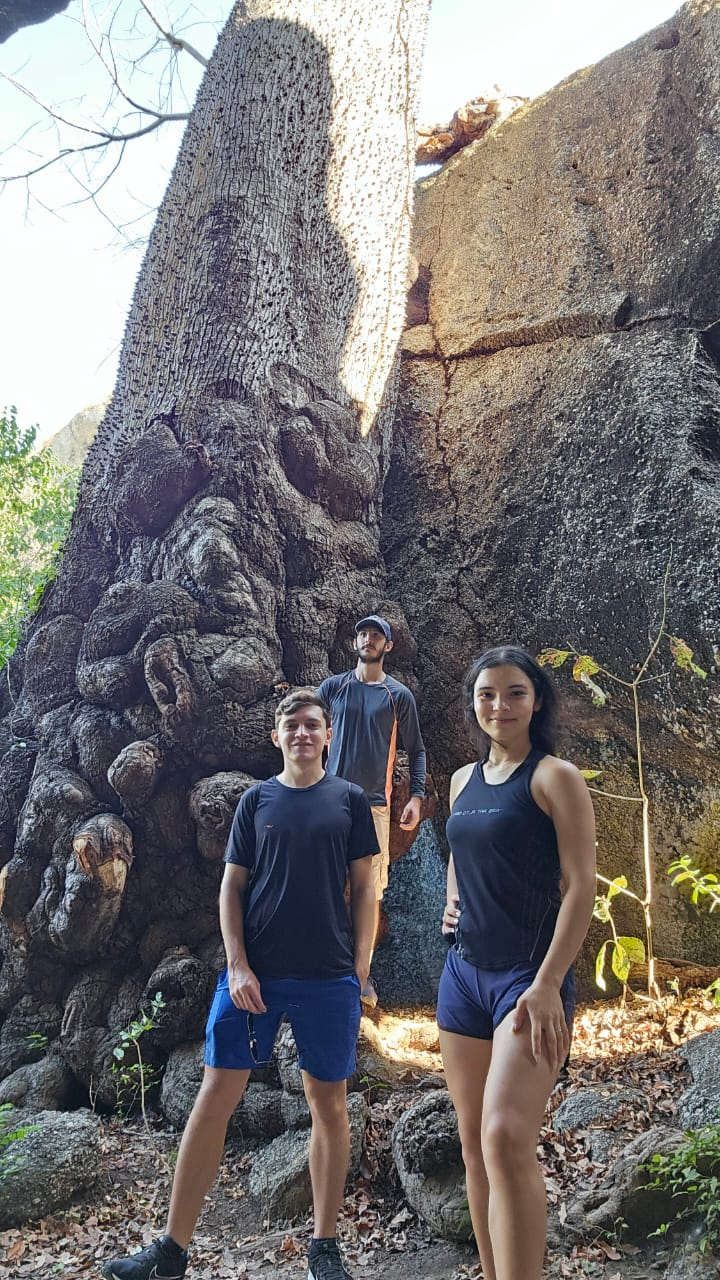
#> input picture face_recognition/imagem.jpeg, 720 x 1280 px
$ python mylab.py ../face_recognition/imagem.jpeg
#> lines starting #> are read from the running program, lines starting #| are printed output that depends on the picture; after the words box and inside, x2 and y2 are one past the last pixel; in counts of white or black regions, pixels touching at a corner belong together
import sys
import cv2
import numpy as np

filename = sys.argv[1]
im = cv2.imread(filename)
#> im is the input picture: shape (1280, 720, 3); mean B, G, R 114.6, 114.2, 116.9

if im is None:
    print(f"Error: Unable to load image {filename}")
    sys.exit(1)

im_hsv = cv2.cvtColor(im, cv2.COLOR_BGR2HSV)
#> im_hsv: shape (1280, 720, 3); mean H, S, V 80.4, 51.1, 126.1

lower_blue = np.array([94, 47, 0])
upper_blue = np.array([118, 255, 255])
lower_green = np.array([7, 50, 50])
upper_green = np.array([75, 255, 255])

center_x = im_hsv.shape[1] // 2
#> center_x = 360

right_side = im_hsv[:, center_x:]
#> right_side: shape (1280, 360, 3); mean H, S, V 62.2, 55.3, 125.1

left_side = im_hsv[:, :center_x]
#> left_side: shape (1280, 360, 3); mean H, S, V 98.6, 47, 127.1

mask_green_right = cv2.inRange(right_side, lower_green, upper_green)
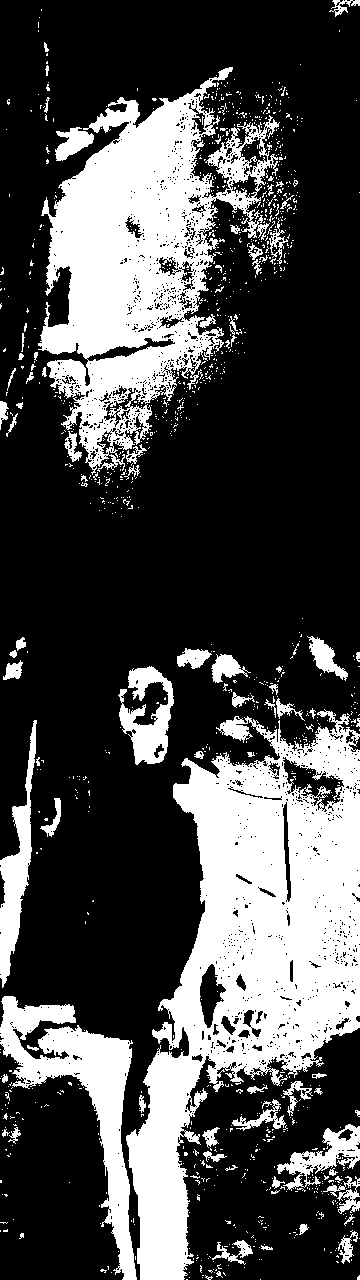
#> mask_green_right: shape (1280, 360); 29.2% white; 1139 white regions (1054 under 20 px), largest, box (x1, y1, x2, y2) and area: (126, 709, 360, 1280) 60693, (38, 67, 280, 475) 42507, (0, 996, 137, 1280) 11124
mask_blue_left = cv2.inRange(left_side, lower_blue, upper_blue)
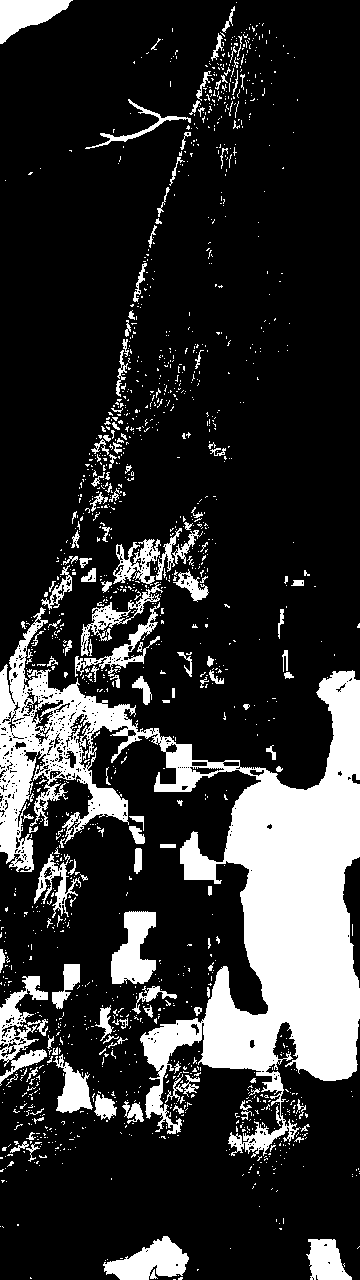
#> mask_blue_left: shape (1280, 360); 19% white; 1525 white regions (1378 under 20 px), largest, box (x1, y1, x2, y2) and area: (0, 607, 360, 1158) 57819, (103, 1236, 189, 1280) 2164, (111, 911, 156, 984) 2135

right_side[mask_green_right > 0, 0] = 118
#> right_side: shape (1280, 360, 3); mean H, S, V 92, 55.3, 125.1
left_side[mask_blue_left > 0, 0] = 75
#> left_side: shape (1280, 360, 3); mean H, S, V 91.7, 47, 127.1

im_hsv[:, center_x:] = right_side
#> im_hsv: shape (1280, 720, 3); mean H, S, V 91.8, 51.1, 126.1

im_hsv[:, :center_x] = left_side

im_bgr = cv2.cvtColor(im_hsv, cv2.COLOR_HSV2BGR)
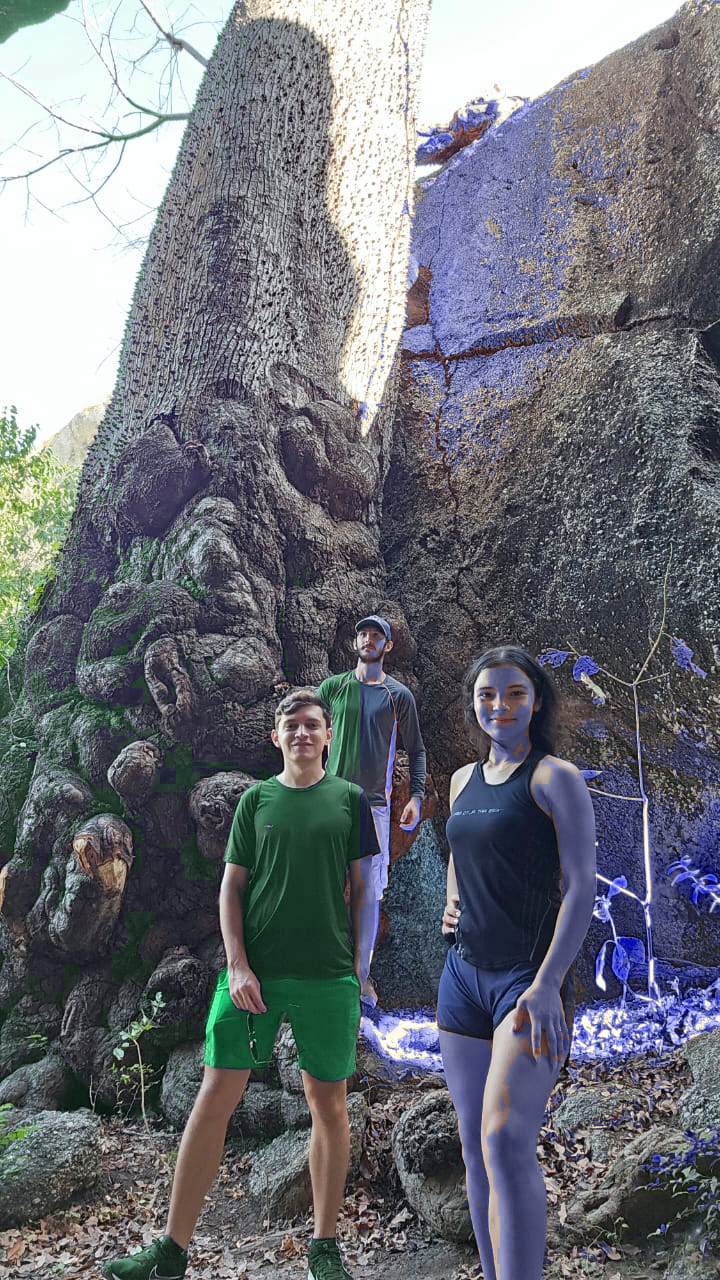
#> im_bgr: shape (1280, 720, 3); mean B, G, R 120.1, 112.5, 109.6

cv2.imshow('Modified Image', im_bgr)
cv2.waitKey(0)
cv2.destroyAllWindows()
